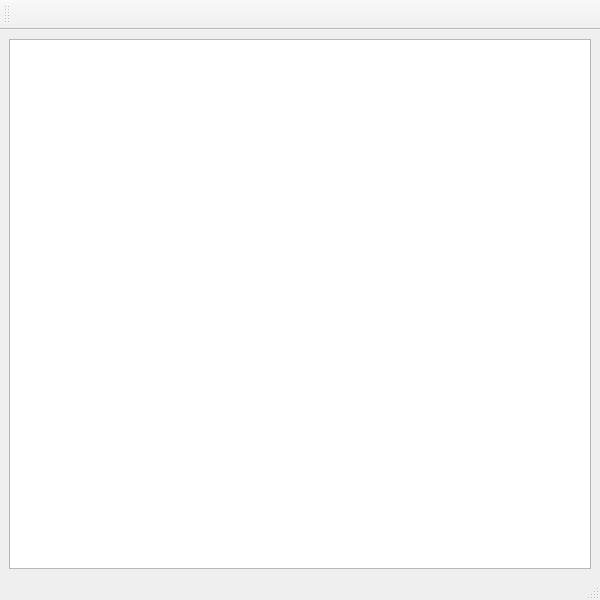
<?xml version="1.0" encoding="UTF-8"?>
<ui version="4.0">
 <class>lua_editor_window</class>
 <widget class="QMainWindow" name="lua_editor_window">
  <property name="geometry">
   <rect>
    <x>0</x>
    <y>0</y>
    <width>600</width>
    <height>600</height>
   </rect>
  </property>
  <property name="windowTitle">
   <string>Lua编辑窗口</string>
  </property>
  <widget class="QWidget" name="centralwidget">
   <layout class="QHBoxLayout" name="horizontalLayout">
    <item>
     <widget class="QTextEdit" name="text_editor">
      <property name="font">
       <font>
        <family>Consolas</family>
        <pointsize>14</pointsize>
       </font>
      </property>
     </widget>
    </item>
   </layout>
  </widget>
  <widget class="QMenuBar" name="menubar">
   <property name="geometry">
    <rect>
     <x>0</x>
     <y>0</y>
     <width>600</width>
     <height>23</height>
    </rect>
   </property>
  </widget>
  <widget class="QStatusBar" name="statusbar"/>
  <widget class="QToolBar" name="toolBar">
   <property name="minimumSize">
    <size>
     <width>0</width>
     <height>30</height>
    </size>
   </property>
   <property name="windowTitle">
    <string>toolBar</string>
   </property>
   <attribute name="toolBarArea">
    <enum>TopToolBarArea</enum>
   </attribute>
   <attribute name="toolBarBreak">
    <bool>false</bool>
   </attribute>
  </widget>
 </widget>
 <resources/>
 <connections/>
</ui>
